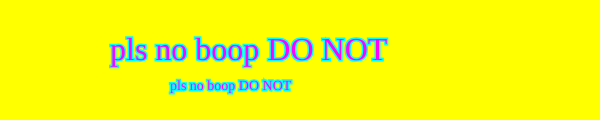
Frame 1 (no input)
Frame 60 (no input): identical to frame 1, image omitted
Frame 120 (the mouse pressed at the canvas centre since frame 60): identical to frame 1, image omitted

The p5.js sketch that drew this single still picture (run headless with seeded random() and noise() and a simulated clock; from frame 60 on, the mouse is pressed at the canvas centre):

// p5.js sketch
// ── sketch.js
function setup() {
  createCanvas(600, 120);
  textFont("Source Code Pro");
  fill(255, 0, 255);
  stroke(0, 255, 255);
  strokeWeight(3);
}

function draw() {
  background(255, 255, 0);
  textSize(32);
  text("pls no boop DO NOT", 110, 60);
  textSize(14);
  text("pls no boop DO NOT", 170, 90);
}
